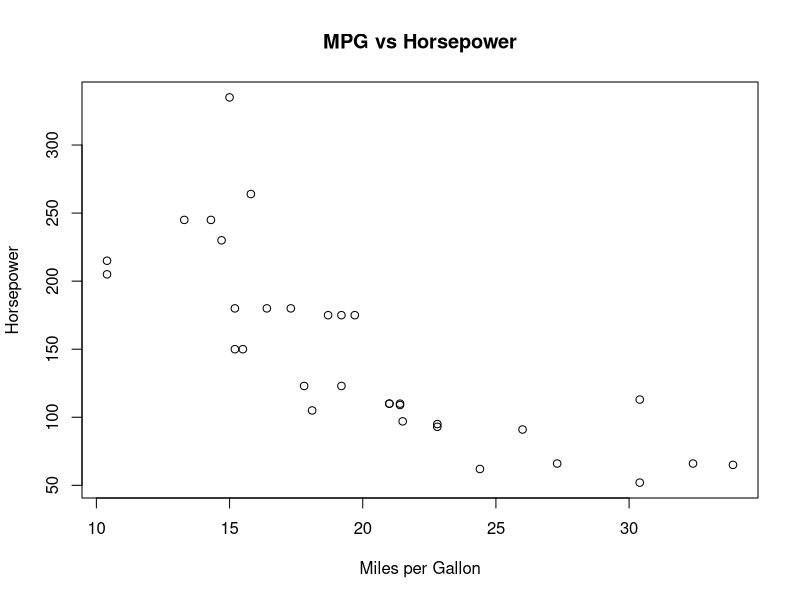

Source code (R):
# Load data
data(mtcars)

# Create a simple plot
plot(mtcars$mpg, mtcars$hp,
     xlab = "Miles per Gallon",
     ylab = "Horsepower",
     main = "MPG vs Horsepower")
# This is a new line
